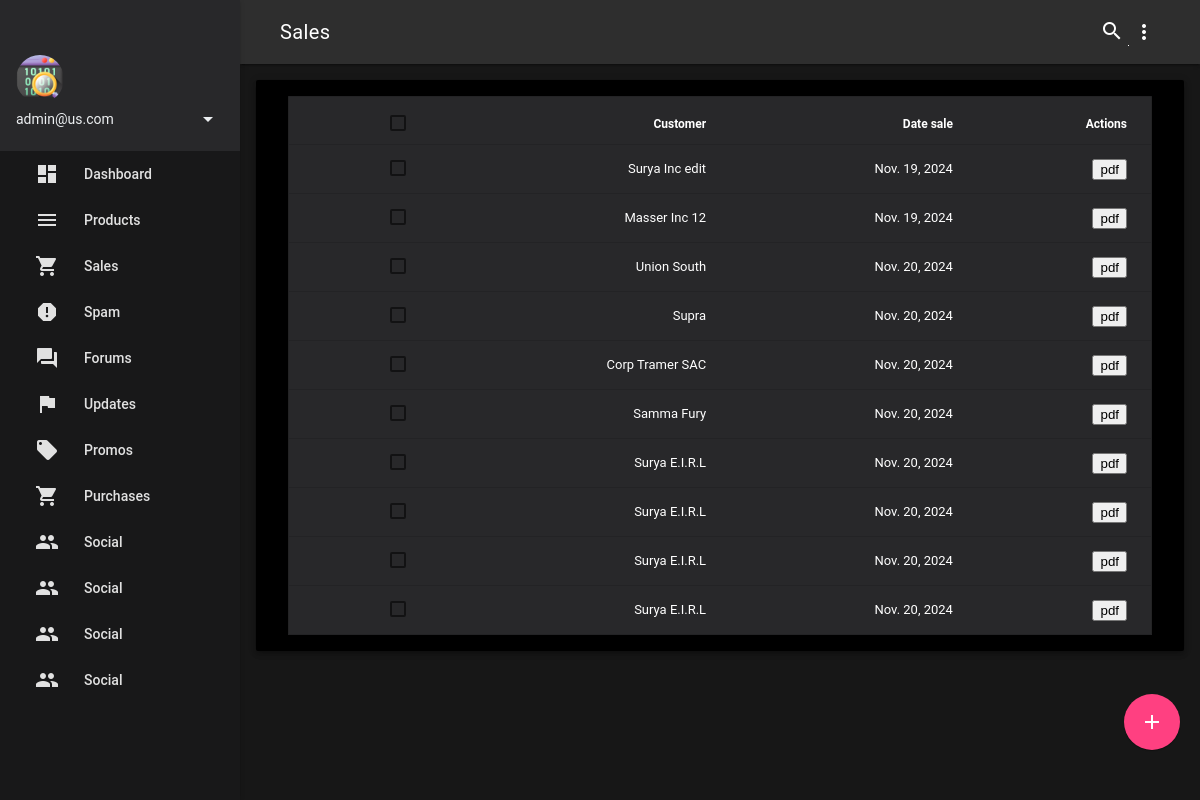
The page /sale/ (signed in) on the database its author committed.
### apps/sales/models/sale.py (models this page shows, shortened)
class Sale(models.Model):
    customer = models.CharField(max_length=255)
    numeration_voucher = models.ForeignKey(
        NumerationVoucher, on_delete=models.CASCADE,
        related_name='sales_numeration_voucher'
    )
    date_sale = models.DateTimeField(auto_now_add=True)
    class Meta:
        verbose_name = _('Sale')
        verbose_name_plural = _('Sales')

### apps/sales/views/sale.py (the view)
# urls.py: path('sale/', SaleListView.as_view(), name='sale_list'),
class SaleListView(LoginRequiredMixin, ListView):
    model = Sale
    template_name = 'sales/sale_list.html'
    context_object_name = 'sale_list'
    def get_queryset(self):
        query = self.request.GET.get('search', '')
        queryall = (Q(customer__icontains=query),
                    Q(customer__icontains=query))
        queryset = Sale.objects.filter(reduce(OR, queryall))
        return queryset
    def get_context_data(self, **kwargs):
        context = super().get_context_data(**kwargs)
        context['obj_table'] = WidgetTable(context)
        return context

### apps/templifys/builders/table.py (called while the page is built)
    def gen_id(self, name):
        id = ('mx-'+name+'-')+''.join(random.choice(string.ascii_letters + string.digits) for _ in range(10))
        return id

    def get_context(self):
        return {
            "widget": {
                'id': self.gen_id('datar')
            },
        }

    def render(self):
        context = self.get_context()
        return render_to_string(self.template_name, context)

    def __call__(self):
        return self.render()

    def get_context(self):
        context = super().get_context()
        context['obj_table'] = self.get_context
        context['heads'] = self.build_table()
        context['object_list'] = self.context['object_list']
        context['fields'] = self.get_fields(False)
        return context

    def get_fields(self, pretty=True):
        model = self.context['object_list'].model
        fields = [ pretty_name(field.name) if pretty else field.name for field in model._meta.get_fields() if not(field.is_relation) and field.name != 'id']
        return fields

    def build_table(self):
        model = self.context['object_list'].model
        heads = self.get_fields(True)
        return heads

### apps/templifys/templatetags/getfield.py (called while the page is built)
@register.filter
def getfield(obj, field_name):
    field = getattr(obj, field_name, None)
    if isinstance(field, datetime):
        field = field.date()
    return field

### apps/sales/templates/sales/sale_list.html (shortened to what this page needs)
{% extends 'base.html' %}
{% block barname %}
  Sales
{% endblock %}
{% block content %}
<button class="mdl-button mdl-js-button mdl-button--fab mdl-button--colored fab-button waves-effect waves-light" onclick="location.href='{% url 'sales:sale_create' %}'">
  <i class="material-icons">add</i>
</button>
<div class="mx-card mdl-shadow--4dp mdl-cell mdl-cell--12-col mdl-grid">
{{ obj_table }}
</div>
{% endblock %}

### templates/base.html (shortened to what this page needs)
{% load static %}
<!DOCTYPE html>
<html lang="en">
<head>
    <link rel="stylesheet" href="{% static 'css/material-icons.css' %}">
    <link rel="stylesheet" href="{% static 'css/waves.css' %}">
    <link rel="stylesheet" href="{% static 'css/material.css' %}">
    <link rel="stylesheet" href="{% static 'css/select.css' %}">
    <link rel="stylesheet" href="{% static 'css/c3.min.css' %}">
    <link rel="stylesheet" href="{% static 'css/micromodal.css' %}">
    <link rel="stylesheet" href="{% static 'css/mode.css' %}">
    <link rel="stylesheet" href="{% static 'css/inputs.css' %}">
</head>
<body>
    <div class="mx-layout mdl-layout mdl-js-layout mdl-layout--fixed-drawer mdl-layout--fixed-header">
        <header class="mx-header mdl-layout__header">
            <div class="mdl-layout__header-row">
                <span class="mdl-layout-title">
                    {% block barname %}Armfy{% endblock %}
                </span>
                <div class="mdl-textfield mdl-js-textfield mdl-textfield--expandable">
                    <label class="mdl-button mdl-js-button mdl-button--icon" for="search">
                        <i class="material-icons">search</i>
                    </label>
                </div>
                <button class="mdl-button mdl-js-button mdl-js-ripple-effect mdl-button--icon" id="hdrbtn">
                    <i class="material-icons">more_vert</i>
                </button>
            </div>
        </header>
        {% include 'menu.html' %}
        <main class="mdl-layout__content mx-main">
            <div class="mdl-grid mx-content">
                {% block content %}{% endblock %}
            </div>
        </main>
    </div>
</body>
</html>

### templates/menu.html (shortened to what this page needs)
{% load static %}
<div class="demo-drawer mdl-layout__drawer mdl-layout--no-desktop-drawer-button mdl-color--blue-grey-900 mdl-color-text--blue-grey-50">
    <header class="demo-drawer-header">
        <img src="{% static 'img/user.png' %}" class="demo-avatar">
        <div class="demo-avatar-dropdown">
            <span>{{ request.user.email }}</span>
            <button id="accbtn" class="mdl-button mdl-js-button mdl-js-ripple-effect mdl-button--icon">
                <i class="material-icons" role="presentation">arrow_drop_down</i>
            </button>
        </div>
    </header>
    <nav class="mx-navigation mdl-navigation mx-nav">
        <a class="mdl-navigation__link waves-effect waves-light {% if menu_active == 'dashboard' %}mx-active-menu{% endif %}" href="{% url 'products:product_count'%}#"><i class="material-icons" role="presentation">dashboard</i>Dashboard</a>
        <a class="mdl-navigation__link waves-effect waves-light {% if menu_active == 'products' %}mx-active-menu{% endif %}" href="{% url 'products:product_list'%}"><i class="material-icons" role="presentation">menu</i>Products</a>
        <a class="mdl-navigation__link waves-effect waves-light {% if menu_active == 'sales' %}mx-active-menu{% endif %}" href="{% url 'sales:sale_list'%}"><i class="material-icons" role="presentation">shopping_cart</i>Sales</a>
        <a class="mdl-navigation__link waves-effect waves-light {% if menu_active == '2' %}mx-active-menu{% endif %}" href="#"><i class="material-icons" role="presentation">report</i>Spam</a>
        <a class="mdl-navigation__link waves-effect waves-light {% if menu_active == '3' %}mx-active-menu{% endif %}" href="#"><i class="material-icons" role="presentation">forum</i>Forums</a>
        <a class="mdl-navigation__link waves-effect waves-light {% if menu_active == '4' %}mx-active-menu{% endif %}" href="#"><i class="material-icons" role="presentation">flag</i>Updates</a>
        <a class="mdl-navigation__link waves-effect waves-light" href="#"><i class="material-icons" role="presentation">local_offer</i>Promos</a>
        <a class="mdl-navigation__link waves-effect waves-light" href="#"><i class="material-icons" role="presentation">shopping_cart</i>Purchases</a>
        <a class="mdl-navigation__link waves-effect waves-light" href="#"><i class="material-icons" role="presentation">people</i>Social</a>
        <a class="mdl-navigation__link waves-effect waves-light" href="#"><i class="material-icons" role="presentation">people</i>Social</a>
        <a class="mdl-navigation__link waves-effect waves-light" href="#"><i class="material-icons" role="presentation">people</i>Social</a>
        <a class="mdl-navigation__link waves-effect waves-light" href="#"><i class="material-icons" role="presentation">people</i>Social</a>
        <div class="mdl-layout-spacer"></div>
    </nav>
</div>

### apps/templifys/templates/templifys/list/table.html
{% load getfield %}
<table class="mdl-data-table mdl-js-data-table mdl-data-table--selectable mdl-shadow--2dp">
  <thead>
    <tr>
      {% for head in heads %}
      <th>{{ head }}</th>
      {% endfor %}
      <th>Actions</th>
    </tr>
  </thead>
  <tbody>
    {% for obj in object_list %}
    <tr>
      {% for field in fields %}
      <td>{{ obj|getfield:field}}</td>
      {% endfor %}
      <td><button onclick="location.href='{% url 'sales:sale_pdf' obj.id %}'">pdf</button></td>
    </tr>
    {% endfor %}
  </tbody>
</table>

### statics/css/waves.css (style rules this page uses)
.waves-effect { position: relative; cursor: pointer; display: inline-block; overflow: hidden; -webkit-user-select: none; -moz-user-select: none; -ms-user-select: none; user-select: none; -webkit-tap-highlight-color: transparent; }

### statics/css/mode.css (style rules this page uses)
html, body { font-family: 'Roboto', 'Helvetica', sans-serif; background-color: #171717f5; }
.demo-avatar { width: 48px; height: 48px; border-radius: 24px; }
.demo-drawer { border: none; }
.demo-drawer .mx-navigation { z-index: -1; }
.mx-header { background-color: #2e2e2e; }
.demo-drawer-header { background-color: #28282A; box-sizing: border-box; display: -webkit-flex; display: -ms-flexbox; display: flex; -webkit-flex-direction: column; -ms-flex-direction: column; flex-direction: column; -webkit-justify-content: flex-end; -ms-flex-pack: end; justify-content: flex-end; padding: 16px; height: 151px; }
.demo-avatar-dropdown { display: -webkit-flex; display: -ms-flexbox; display: flex; position: relative; -webkit-flex-direction: row; -ms-flex-direction: row; flex-direction: row; -webkit-align-items: center; -ms-flex-align: center; align-items: center; width: 100%; }
.mx-navigation { padding-top: 0px !important; -webkit-flex-grow: 1; -ms-flex-positive: 1; flex-grow: 1; }
.mx-layout .mx-navigation .mdl-navigation__link { display: -webkit-flex !important; display: -ms-flexbox !important; display: flex !important; -webkit-flex-direction: row; -ms-flex-direction: row; flex-direction: row; -webkit-align-items: center; -ms-flex-align: center; align-items: center; color: #ffffff; font-weight: 500; padding: 11px 40px !important; }
.mx-nav { background-color: #181819; }
.mx-navigation .mdl-navigation__link .material-icons { font-size: 24px; color: #ffffff !important; margin-left: -5px; margin-right: 25px; }
.mx-main { background-color: #171717f5; }
.mx-content { max-width: 2160px; }
.mx-card { padding: 16px 32px; display: -webkit-flex; display: -ms-flexbox; display: flex; -webkit-flex-direction: column; -ms-flex-direction: column; flex-direction: column; -webkit-align-items: stretch; -ms-flex-align: stretch; align-items: stretch; border-radius: 2px; background-color: #000000 !important; color: #ffffff !important; }
.mdl-data-table { background-color: #28282A; }
.mdl-data-table th { color: #ffffff; }

### apps/sales/templates/sales/sale_list.html (style rules this page uses)
.fab-button { position: fixed; bottom: 50px; right: 20px; z-index: 1000; }

### rows shown on the page
Sale: fields "Surya Inc edit" "Nov. 19, 2024"
Sale: fields "Masser Inc 12" "Nov. 19, 2024"
Sale: fields "Union South" "Nov. 20, 2024"
Sale: fields "Supra" "Nov. 20, 2024"
Sale: fields "Corp Tramer SAC" "Nov. 20, 2024"
Sale: fields "Samma Fury" "Nov. 20, 2024"
Sale: fields "Surya E.I.R.L" "Nov. 20, 2024"
Sale: fields "Surya E.I.R.L" "Nov. 20, 2024"
Sale: fields "Surya E.I.R.L" "Nov. 20, 2024"
Sale: fields "Surya E.I.R.L" "Nov. 20, 2024"

### other values the page prints
{{ request.user.email }} "admin@us.com"
{{ head }} "Customer" "Date sale"
